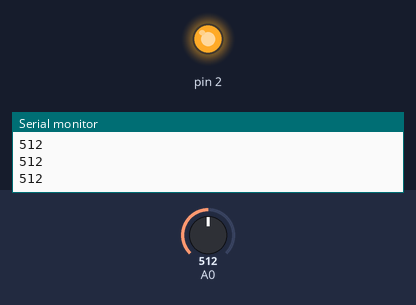
The sketch below on a simulated Arduino Uno, built with avr-gcc and run on an emulated ATmega328P. On the bench: output pins drawn as LEDs (lit = HIGH), the last lines printed to the serial monitor. Inputs (shaded band) come from the test bench; at power-on: A0 = 512.

Above: at 1.2 s.
1.3 s: A0 set to 505
At 1.6 s:
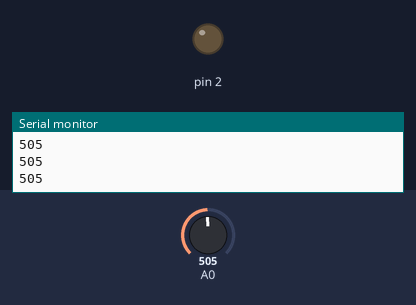
2.8 s: A0 set to 716
At 4.0 s:
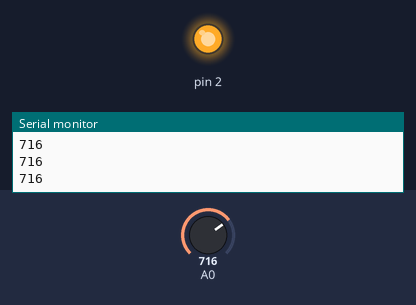
4.3 s: A0 set to 511
At 5.1 s:
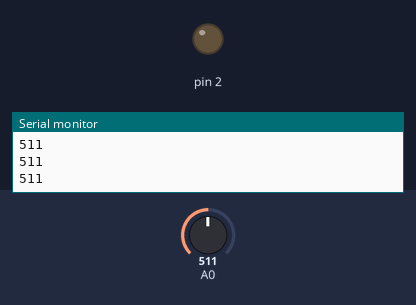
Timing chart, 0 to 7.3 s (numbered marks = the images above; inputs shaded):
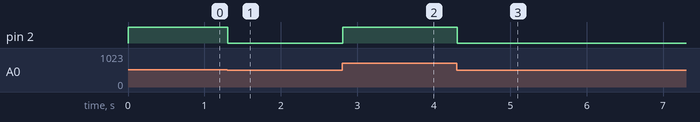

Measured:
- the behaviour switches between 512 and 511 on A0 (found by bisection; images 0 and 1)
- after the input at 1.3 s, pin 2: HIGH → LOW at once
- after the input at 2.8 s, pin 2: LOW → HIGH at once
- after the input at 4.3 s, pin 2: HIGH → LOW at once

The sketch:

led_dism_aum.ino
```cpp
 void setup() {
  pinMode(2, OUTPUT);
  Serial.begin(9600);
}

void loop() {
   int pot = analogRead(A0);
   Serial.println(pot);
   analogWrite(2, pot / 4);
}
```
